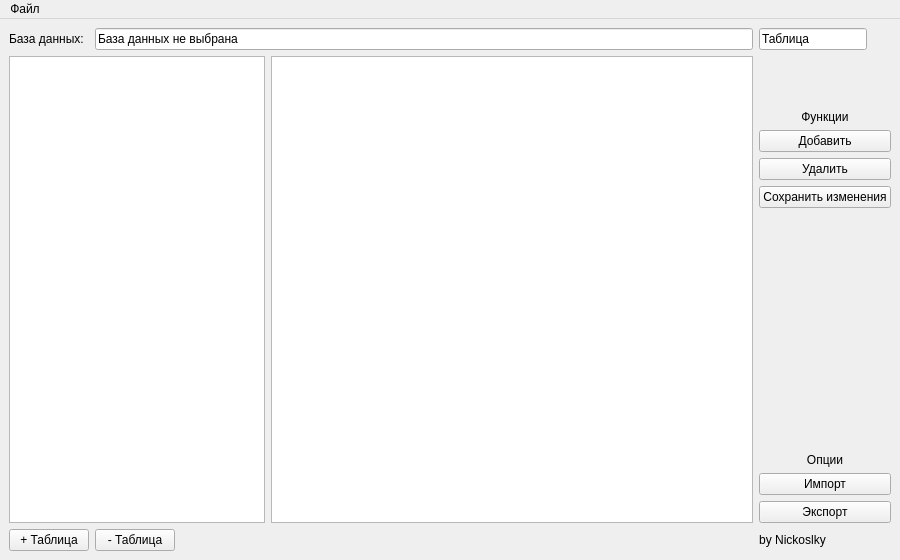
<?xml version="1.0" encoding="UTF-8"?>
<ui version="4.0">
 <author>Nickolsky</author>
 <class>MainWindow</class>
 <widget class="QMainWindow" name="MainWindow">
  <property name="geometry">
   <rect>
    <x>0</x>
    <y>0</y>
    <width>900</width>
    <height>560</height>
   </rect>
  </property>
  <property name="windowTitle">
   <string>DatabaseManager</string>
  </property>
  <widget class="QWidget" name="centralwidget">
   <layout class="QGridLayout" name="gridLayout">
    <item row="6" column="1">
     <widget class="QPushButton" name="delTableButton">
      <property name="sizePolicy">
       <sizepolicy hsizetype="Maximum" vsizetype="Maximum">
        <horstretch>0</horstretch>
        <verstretch>0</verstretch>
       </sizepolicy>
      </property>
      <property name="text">
       <string>- Таблица</string>
      </property>
     </widget>
    </item>
    <item row="3" column="0" rowspan="3" colspan="3">
     <layout class="QHBoxLayout" name="horizontalLayout">
      <item>
       <widget class="QListWidget" name="listWidget">
        <property name="sizePolicy">
         <sizepolicy hsizetype="Maximum" vsizetype="Minimum">
          <horstretch>0</horstretch>
          <verstretch>0</verstretch>
         </sizepolicy>
        </property>
       </widget>
      </item>
      <item>
       <widget class="QTableWidget" name="tableWidget"/>
      </item>
     </layout>
    </item>
    <item row="6" column="3">
     <widget class="QLabel" name="label_3">
      <property name="sizePolicy">
       <sizepolicy hsizetype="Maximum" vsizetype="Maximum">
        <horstretch>0</horstretch>
        <verstretch>0</verstretch>
       </sizepolicy>
      </property>
      <property name="text">
       <string>by Nickoslky</string>
      </property>
      <property name="alignment">
       <set>Qt::AlignBottom|Qt::AlignHCenter</set>
      </property>
     </widget>
    </item>
    <item row="6" column="0">
     <widget class="QPushButton" name="addTableButton">
      <property name="sizePolicy">
       <sizepolicy hsizetype="Maximum" vsizetype="Maximum">
        <horstretch>0</horstretch>
        <verstretch>0</verstretch>
       </sizepolicy>
      </property>
      <property name="text">
       <string>+ Таблица</string>
      </property>
     </widget>
    </item>
    <item row="3" column="3">
     <layout class="QVBoxLayout" name="verticalLayout">
      <item>
       <widget class="QLabel" name="label_2">
        <property name="text">
         <string>Функции</string>
        </property>
        <property name="alignment">
         <set>Qt::AlignBottom|Qt::AlignHCenter</set>
        </property>
       </widget>
      </item>
      <item>
       <widget class="QPushButton" name="pushButton">
        <property name="text">
         <string>Добавить</string>
        </property>
       </widget>
      </item>
      <item>
       <widget class="QPushButton" name="pushButton_2">
        <property name="text">
         <string>Удалить</string>
        </property>
       </widget>
      </item>
      <item>
       <widget class="QPushButton" name="pushButton_3">
        <property name="text">
         <string>Сохранить изменения</string>
        </property>
       </widget>
      </item>
     </layout>
    </item>
    <item row="0" column="1" colspan="2">
     <widget class="QLineEdit" name="lineEdit">
      <property name="text">
       <string>База данных не выбрана</string>
      </property>
      <property name="readOnly">
       <bool>true</bool>
      </property>
     </widget>
    </item>
    <item row="0" column="0">
     <widget class="QLabel" name="label_4">
      <property name="sizePolicy">
       <sizepolicy hsizetype="Maximum" vsizetype="Preferred">
        <horstretch>0</horstretch>
        <verstretch>0</verstretch>
       </sizepolicy>
      </property>
      <property name="text">
       <string>База данных:</string>
      </property>
     </widget>
    </item>
    <item row="5" column="3">
     <layout class="QVBoxLayout" name="verticalLayout_2">
      <item>
       <widget class="QLabel" name="label">
        <property name="sizePolicy">
         <sizepolicy hsizetype="Preferred" vsizetype="Minimum">
          <horstretch>0</horstretch>
          <verstretch>0</verstretch>
         </sizepolicy>
        </property>
        <property name="text">
         <string>Опции</string>
        </property>
        <property name="alignment">
         <set>Qt::AlignBottom|Qt::AlignHCenter</set>
        </property>
       </widget>
      </item>
      <item>
       <widget class="QPushButton" name="pushButton_4">
        <property name="text">
         <string>Импорт</string>
        </property>
       </widget>
      </item>
      <item>
       <widget class="QPushButton" name="pushButton_5">
        <property name="text">
         <string>Экспорт</string>
        </property>
       </widget>
      </item>
     </layout>
    </item>
    <item row="0" column="3">
     <widget class="QLineEdit" name="lineEdit_2">
      <property name="sizePolicy">
       <sizepolicy hsizetype="Maximum" vsizetype="Fixed">
        <horstretch>0</horstretch>
        <verstretch>0</verstretch>
       </sizepolicy>
      </property>
      <property name="text">
       <string>Таблица</string>
      </property>
      <property name="readOnly">
       <bool>true</bool>
      </property>
     </widget>
    </item>
   </layout>
  </widget>
  <widget class="QMenuBar" name="menubar">
   <property name="geometry">
    <rect>
     <x>0</x>
     <y>0</y>
     <width>900</width>
     <height>31</height>
    </rect>
   </property>
   <widget class="QMenu" name="menu">
    <property name="title">
     <string>Файл</string>
    </property>
    <addaction name="action"/>
   </widget>
   <addaction name="menu"/>
  </widget>
  <action name="openFile">
   <property name="text">
    <string>Открыть</string>
   </property>
  </action>
  <action name="action">
   <property name="text">
    <string>Открыть</string>
   </property>
  </action>
 </widget>
 <layoutdefault spacing="6" margin="9"/>
 <resources/>
 <connections/>
 <designerdata>
  <property name="gridDeltaX">
   <number>10</number>
  </property>
  <property name="gridDeltaY">
   <number>10</number>
  </property>
  <property name="gridSnapX">
   <bool>true</bool>
  </property>
  <property name="gridSnapY">
   <bool>true</bool>
  </property>
  <property name="gridVisible">
   <bool>true</bool>
  </property>
 </designerdata>
</ui>
